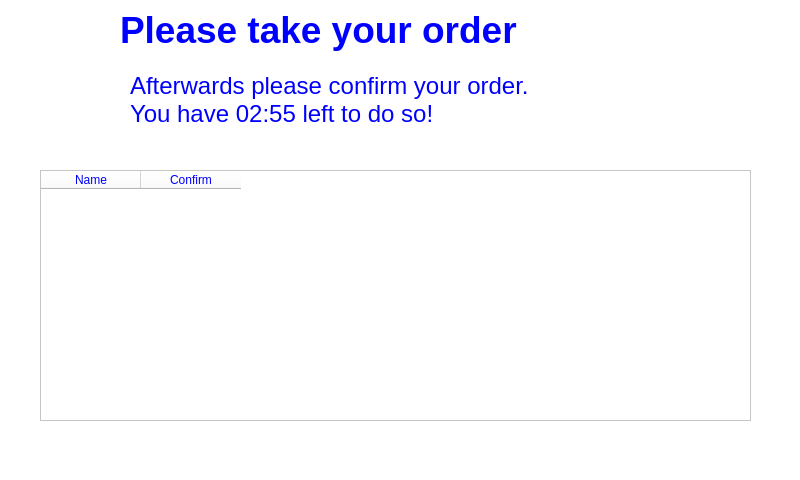
<?xml version="1.0" encoding="UTF-8"?>
<ui version="4.0">
 <class>MainWindow</class>
 <widget class="QMainWindow" name="MainWindow">
  <property name="geometry">
   <rect>
    <x>0</x>
    <y>0</y>
    <width>800</width>
    <height>480</height>
   </rect>
  </property>
  <property name="sizePolicy">
   <sizepolicy hsizetype="Fixed" vsizetype="Fixed">
    <horstretch>0</horstretch>
    <verstretch>0</verstretch>
   </sizepolicy>
  </property>
  <property name="palette">
   <palette>
    <active>
     <colorrole role="Button">
      <brush brushstyle="SolidPattern">
       <color alpha="255">
        <red>255</red>
        <green>255</green>
        <blue>255</blue>
       </color>
      </brush>
     </colorrole>
     <colorrole role="Base">
      <brush brushstyle="SolidPattern">
       <color alpha="255">
        <red>255</red>
        <green>255</green>
        <blue>255</blue>
       </color>
      </brush>
     </colorrole>
     <colorrole role="Window">
      <brush brushstyle="SolidPattern">
       <color alpha="255">
        <red>255</red>
        <green>255</green>
        <blue>255</blue>
       </color>
      </brush>
     </colorrole>
    </active>
    <inactive>
     <colorrole role="Button">
      <brush brushstyle="SolidPattern">
       <color alpha="255">
        <red>255</red>
        <green>255</green>
        <blue>255</blue>
       </color>
      </brush>
     </colorrole>
     <colorrole role="Base">
      <brush brushstyle="SolidPattern">
       <color alpha="255">
        <red>255</red>
        <green>255</green>
        <blue>255</blue>
       </color>
      </brush>
     </colorrole>
     <colorrole role="Window">
      <brush brushstyle="SolidPattern">
       <color alpha="255">
        <red>255</red>
        <green>255</green>
        <blue>255</blue>
       </color>
      </brush>
     </colorrole>
    </inactive>
    <disabled>
     <colorrole role="Button">
      <brush brushstyle="SolidPattern">
       <color alpha="255">
        <red>255</red>
        <green>255</green>
        <blue>255</blue>
       </color>
      </brush>
     </colorrole>
     <colorrole role="Base">
      <brush brushstyle="SolidPattern">
       <color alpha="255">
        <red>255</red>
        <green>255</green>
        <blue>255</blue>
       </color>
      </brush>
     </colorrole>
     <colorrole role="Window">
      <brush brushstyle="SolidPattern">
       <color alpha="255">
        <red>255</red>
        <green>255</green>
        <blue>255</blue>
       </color>
      </brush>
     </colorrole>
    </disabled>
   </palette>
  </property>
  <property name="windowTitle">
   <string>MainWindow</string>
  </property>
  <property name="styleSheet">
   <string notr="true">background-color: rgb(255, 255, 255)</string>
  </property>
  <widget class="QWidget" name="centralwidget">
   <widget class="QTableWidget" name="table">
    <property name="geometry">
     <rect>
      <x>40</x>
      <y>170</y>
      <width>711</width>
      <height>251</height>
     </rect>
    </property>
    <property name="sizePolicy">
     <sizepolicy hsizetype="Fixed" vsizetype="Fixed">
      <horstretch>0</horstretch>
      <verstretch>0</verstretch>
     </sizepolicy>
    </property>
    <property name="palette">
     <palette>
      <active>
       <colorrole role="WindowText">
        <brush brushstyle="SolidPattern">
         <color alpha="255">
          <red>0</red>
          <green>0</green>
          <blue>255</blue>
         </color>
        </brush>
       </colorrole>
       <colorrole role="Button">
        <brush brushstyle="SolidPattern">
         <color alpha="255">
          <red>235</red>
          <green>235</green>
          <blue>235</blue>
         </color>
        </brush>
       </colorrole>
       <colorrole role="Text">
        <brush brushstyle="SolidPattern">
         <color alpha="255">
          <red>0</red>
          <green>0</green>
          <blue>255</blue>
         </color>
        </brush>
       </colorrole>
       <colorrole role="ButtonText">
        <brush brushstyle="SolidPattern">
         <color alpha="255">
          <red>0</red>
          <green>0</green>
          <blue>255</blue>
         </color>
        </brush>
       </colorrole>
       <colorrole role="ToolTipText">
        <brush brushstyle="SolidPattern">
         <color alpha="255">
          <red>0</red>
          <green>0</green>
          <blue>255</blue>
         </color>
        </brush>
       </colorrole>
      </active>
      <inactive>
       <colorrole role="WindowText">
        <brush brushstyle="SolidPattern">
         <color alpha="255">
          <red>0</red>
          <green>0</green>
          <blue>255</blue>
         </color>
        </brush>
       </colorrole>
       <colorrole role="Button">
        <brush brushstyle="SolidPattern">
         <color alpha="255">
          <red>235</red>
          <green>235</green>
          <blue>235</blue>
         </color>
        </brush>
       </colorrole>
       <colorrole role="Text">
        <brush brushstyle="SolidPattern">
         <color alpha="255">
          <red>0</red>
          <green>0</green>
          <blue>255</blue>
         </color>
        </brush>
       </colorrole>
       <colorrole role="ButtonText">
        <brush brushstyle="SolidPattern">
         <color alpha="255">
          <red>0</red>
          <green>0</green>
          <blue>255</blue>
         </color>
        </brush>
       </colorrole>
       <colorrole role="ToolTipText">
        <brush brushstyle="SolidPattern">
         <color alpha="255">
          <red>0</red>
          <green>0</green>
          <blue>255</blue>
         </color>
        </brush>
       </colorrole>
      </inactive>
      <disabled>
       <colorrole role="WindowText">
        <brush brushstyle="SolidPattern">
         <color alpha="255">
          <red>120</red>
          <green>120</green>
          <blue>120</blue>
         </color>
        </brush>
       </colorrole>
       <colorrole role="Button">
        <brush brushstyle="SolidPattern">
         <color alpha="255">
          <red>235</red>
          <green>235</green>
          <blue>235</blue>
         </color>
        </brush>
       </colorrole>
       <colorrole role="Text">
        <brush brushstyle="SolidPattern">
         <color alpha="255">
          <red>120</red>
          <green>120</green>
          <blue>120</blue>
         </color>
        </brush>
       </colorrole>
       <colorrole role="ButtonText">
        <brush brushstyle="SolidPattern">
         <color alpha="255">
          <red>120</red>
          <green>120</green>
          <blue>120</blue>
         </color>
        </brush>
       </colorrole>
       <colorrole role="ToolTipText">
        <brush brushstyle="SolidPattern">
         <color alpha="255">
          <red>0</red>
          <green>0</green>
          <blue>255</blue>
         </color>
        </brush>
       </colorrole>
      </disabled>
     </palette>
    </property>
    <property name="styleSheet">
     <string notr="true">color: #0000ff;
border-color: #0000ff</string>
    </property>
    <property name="editTriggers">
     <set>QAbstractItemView::NoEditTriggers</set>
    </property>
    <property name="tabKeyNavigation">
     <bool>false</bool>
    </property>
    <property name="showDropIndicator" stdset="0">
     <bool>false</bool>
    </property>
    <property name="dragDropOverwriteMode">
     <bool>false</bool>
    </property>
    <property name="selectionMode">
     <enum>QAbstractItemView::NoSelection</enum>
    </property>
    <property name="gridStyle">
     <enum>Qt::DashLine</enum>
    </property>
    <column>
     <property name="text">
      <string>Name</string>
     </property>
    </column>
    <column>
     <property name="text">
      <string>Confirm</string>
     </property>
     <property name="font">
      <font>
       <stylestrategy>PreferDefault</stylestrategy>
      </font>
     </property>
    </column>
   </widget>
   <widget class="QLabel" name="label_2">
    <property name="geometry">
     <rect>
      <x>120</x>
      <y>-20</y>
      <width>551</width>
      <height>101</height>
     </rect>
    </property>
    <property name="font">
     <font>
      <pointsize>36</pointsize>
      <weight>75</weight>
      <bold>true</bold>
     </font>
    </property>
    <property name="styleSheet">
     <string notr="true">background-color: rgba(255, 255, 255, 0)</string>
    </property>
    <property name="text">
     <string>&lt;html&gt;&lt;head/&gt;&lt;body&gt;&lt;p&gt;&lt;span style=&quot; font-size:28pt; color:#0000ff;&quot;&gt;Please take your order&lt;/span&gt;&lt;/p&gt;&lt;/body&gt;&lt;/html&gt;</string>
    </property>
   </widget>
   <widget class="QLabel" name="countdown_label">
    <property name="geometry">
     <rect>
      <x>130</x>
      <y>60</y>
      <width>591</width>
      <height>81</height>
     </rect>
    </property>
    <property name="font">
     <font>
      <pointsize>12</pointsize>
     </font>
    </property>
    <property name="text">
     <string>&lt;html&gt;&lt;head/&gt;&lt;body&gt;&lt;p&gt;&lt;span style=&quot; font-size:18pt; color:#0000ff;&quot;&gt;Afterwards please confirm your order.&lt;br/&gt;You have 02:55 left to do so!&lt;/span&gt;&lt;/p&gt;&lt;/body&gt;&lt;/html&gt;</string>
    </property>
   </widget>
   <zorder>countdown_label</zorder>
   <zorder>label_2</zorder>
   <zorder>table</zorder>
  </widget>
  <widget class="QMenuBar" name="menubar">
   <property name="geometry">
    <rect>
     <x>0</x>
     <y>0</y>
     <width>800</width>
     <height>26</height>
    </rect>
   </property>
  </widget>
  <widget class="QStatusBar" name="statusbar"/>
 </widget>
 <resources/>
 <connections/>
</ui>
